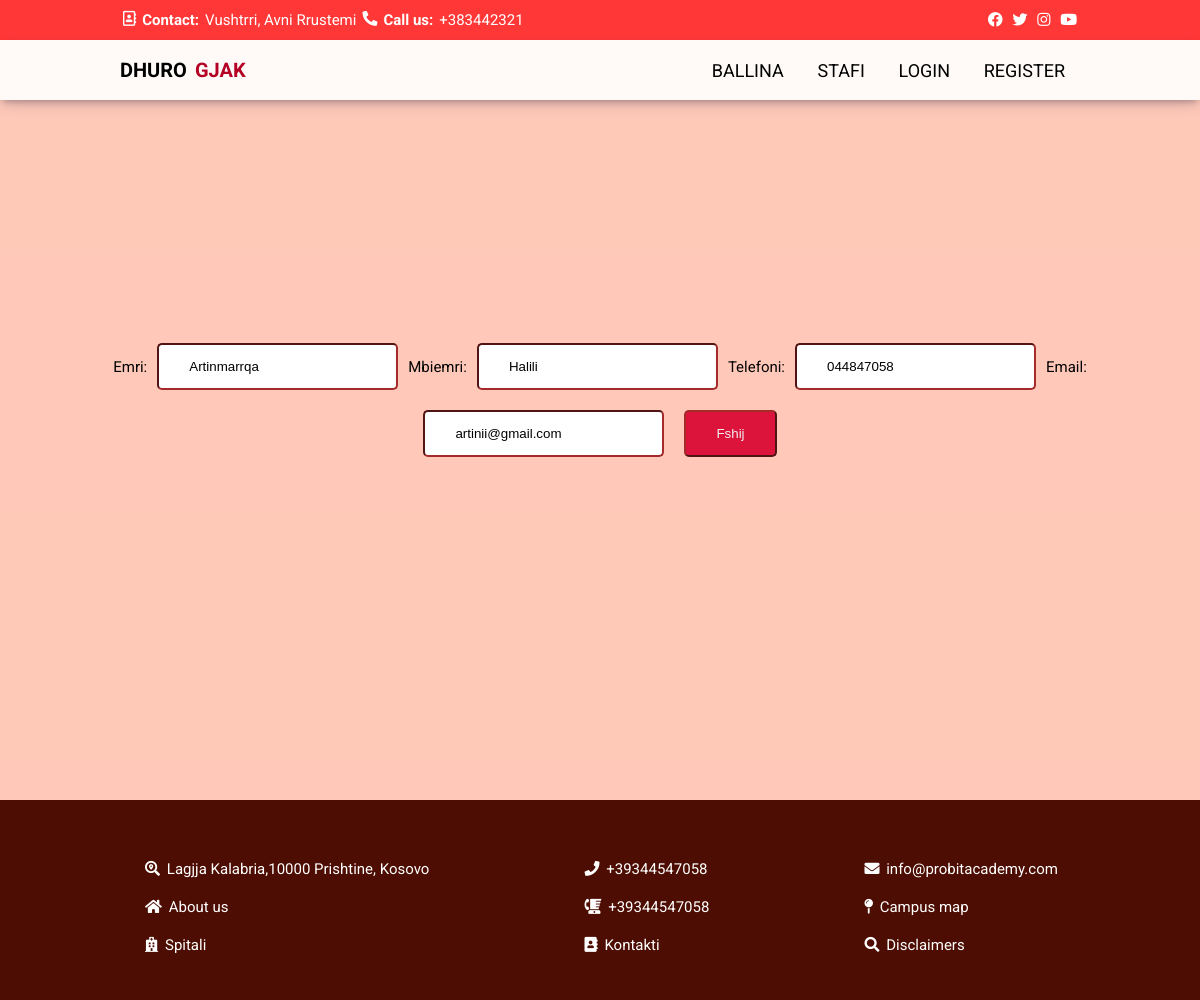
/fshijdhuruesit.php?did=2, run on the app's committed database.
### tables this page shows
CREATE TABLE `dhuruesi` (
  `dhuruesiID` int(11) NOT NULL,
  `emri` varchar(50) NOT NULL,
  `mbiemri` varchar(50) NOT NULL,
  `adresa` varchar(60) NOT NULL,
  `email` varchar(100) NOT NULL,
  `telefoni` varchar(20) NOT NULL,
  `dtl` date NOT NULL,
  `tipiGjakut` varchar(3) NOT NULL,
  `password` varchar(255) NOT NULL
);

### inc/sqlFunctions.php (called while the page is built, shortened)
<?php
function connection()
{
    $dbCon = mysqli_connect('localhost', 'root', '', 'blooddb');
    return $dbCon;
}
function merrDhuruesin($did)
{
    $dbCon = connection();
    $sql = "SELECT dhuruesiID, emri, mbiemri, adresa, email, telefoni, dtl, tipiGjakut,password";
    $sql .= " FROM dhuruesi WHERE dhuruesiID={$did}";
    $result = mysqli_query($dbCon, $sql);
    return $result;
}

### fshijdhuruesit.php (the view, shortened to what this page needs)
<?php include "inc/header.php"; ?>
<div class="fshij">
    <?php
    if (isset($_GET['did'])) {
        $did = $_GET['did'];
        $dhuruesi = merrDhuruesin($did);
        if ($dhuruesi) {
            $dhuruesii = mysqli_fetch_assoc($dhuruesi);
            $emri = $dhuruesii['emri'];
            $mbiemri = $dhuruesii['mbiemri'];
            $telefoni = $dhuruesii['telefoni'];
            $email = $dhuruesii['email'];
        }
    }
    ?>
    <form id="regjister" class="box2" action="" method="post">
        <label>Emri: </label>
        <input type="text" id="emri" name="emri" readonly value="<?php if (!empty($emri)) echo $emri; ?>">
        <label>Mbiemri: </label>
        <input type="text" id="mbiemri" name="mbiemri" readonly value="<?php if (!empty($mbiemri)) echo $mbiemri; ?>">
        <label>Telefoni: </label>
        <input type="text" id="telefoni" name="telefoni" readonly value="<?php if (!empty($telefoni)) echo $telefoni; ?>">
        <label>Email: </label>
        <input type="email" id="email" name="email" readonly value="<?php if (!empty($email)) echo $email; ?>">
        <input type="submit" name="fshij" id="fshij" value="Fshij">
    </form>
</div>
<?php include "inc/footer.php"; ?>

### style.css (style rules this page uses)
* { margin: 0; padding: 0; box-sizing: border-box; }
html, body { font-size: 15px; font-family: "Roboto", sans-serif; }
.box2 { width: 100%; display: flex; flex-wrap: wrap; justify-content: center; align-items: center; }
.box2 input { padding: 14px 30px; margin: 10px; border-color: brown; border-radius: 5px; }
.box2 input[type="submit"] { background-color: crimson; color: #eee; }
.fshij { width: 100%; height: 100vh; background-color: rgba(255, 94, 45, 0.336); display: flex; flex-direction: column; justify-content: center; align-items: center; }

### data on the page
dhuruesi: emri "Artinmarrqa", mbiemri "Halili", telefoni "044847058", email "artinii@gmail.com"
